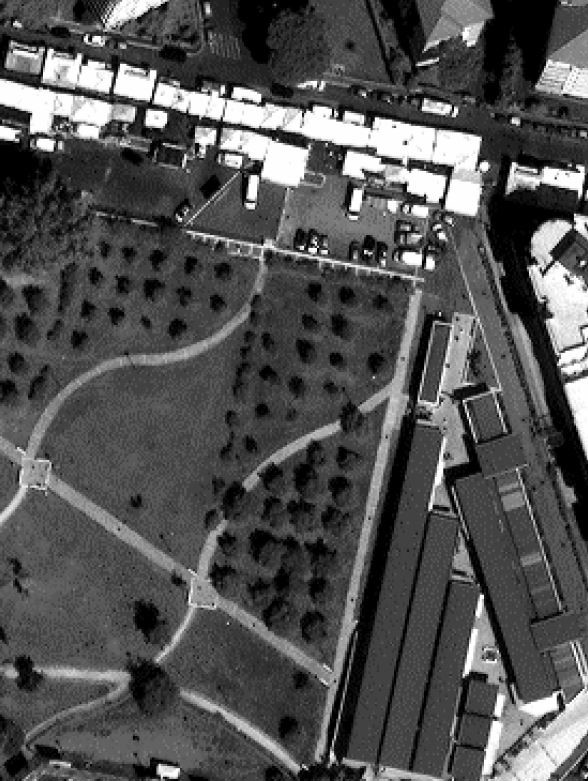
#> input picture HW5/Q2/Q2.jpg, 588 x 781 px
$ python mip_hw5_q2_98102527.py
#> lines starting #> are read from the running program, lines starting #| are printed output that depends on the picture; long printed decimals are rounded
# -*- coding: utf-8 -*-
"""MIP_HW5_Q2_98102527.ipynb

Automatically generated by Colaboratory.

Original file is located at
    https://colab.research.google.com/drive/1FgMZt5pTeyOH6riP90HRm0nAMNnFszW0

## Import Libraries
"""

import cv2
import numpy as np
import matplotlib.pyplot as plt
from skimage.feature import graycomatrix, graycoprops

"""## GLCM from scrtch (angle=0, distance=1)"""

def calc_glcm(image, level=256, distance=1):
    glcm = np.zeros((level, level))
    for i in range(gray_image.shape[1]-distance):
        for j in range(gray_image.shape[0]):
            this_level = gray_image[j, i]
            next_level = gray_image[j, i+distance]
            glcm[this_level, next_level] += 1
    return glcm

image = cv2.imread('Q2.jpg')
#> image is the input picture: shape (781, 588, 3); min 0, max 255, mean 82.8
gray_image = cv2.cvtColor(image, cv2.COLOR_BGR2GRAY)
glcm = calc_glcm(gray_image)
#> after the loop in calc_glcm, `for i in range(gray_image.shape[1]-distance):`:
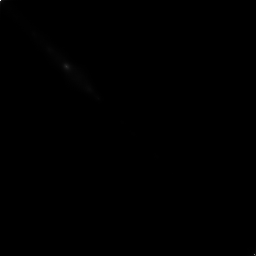
#> glcm: shape (256, 256) float64; min 0, max 9587, mean 7; drawn with min black and max white

plt.figure(figsize=(8, 8))
plt.subplot(1, 2, 1)
plt.imshow(glcm)
plt.title('GLCM Matrix')
plt.subplot(1, 2, 2)
log_glcm = glcm.copy()
log_glcm[glcm == 0] = 1e-9
log_glcm = np.log(log_glcm)
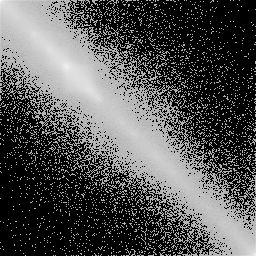
#> log_glcm: shape (256, 256) float64; min -20.72, max 9.17, mean -10.9; drawn with min black and max white
plt.imshow(log_glcm)
plt.title('Log-GLCM Matrix')
plt.show()
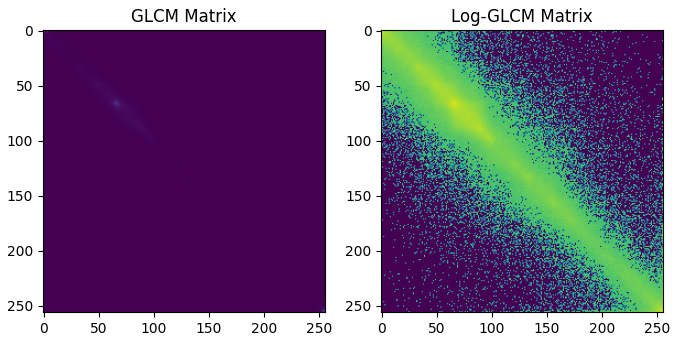
#> figure drawn by matplotlib, 2 panels

glcm = glcm[:, :, np.newaxis, np.newaxis]
homogeneity = graycoprops(glcm, 'homogeneity')
#> homogeneity = [0.191]
dissimilarity = graycoprops(glcm, 'dissimilarity')
#> dissimilarity = [9.37]
contrast = graycoprops(glcm, 'contrast')
#> contrast = [320.2]
asm = graycoprops(glcm, 'ASM')
#> asm = [0.000946]
correlation = graycoprops(glcm, 'correlation')
#> correlation = [0.957]
energy = graycoprops(glcm, 'energy')
#> energy = [0.0308]

print('Homogeneity:', homogeneity)
#| Homogeneity: [[0.1911]]
print('Dissimilarity:', dissimilarity)
#| Dissimilarity: [[9.370]]
print('Contrast:', contrast)
#| Contrast: [[320.206]]
print('ASM:', asm)
#| ASM: [[0.0009456]]
print('Correlation:', correlation)
#| Correlation: [[0.9573]]
print('Energy:', energy)
#| Energy: [[0.03075]]

"""## GLCM with Built-in Functions (angle=[0, pi/2, pi, 3*pi/3])"""

distance = [1]
angles = [0, np.pi/2, np.pi, 3*np.pi/2] # right, up, left, dowm

glcm = graycomatrix(gray_image, distances=distance, angles=angles, levels=256, symmetric=False)

pos = ['right', 'up', 'left', 'down']
plt.figure(figsize=(10, 6))
for i in range(4):
    local_glcm = glcm[:, :, 0, i].copy()
    local_log_glcm = local_glcm.copy()
    local_log_glcm = np.log(local_log_glcm + 1e-9)
    plt.subplot(2, 4, i+1)
    plt.imshow(local_glcm)
    plt.title('GLCM, ' + pos[i])
    plt.subplot(2, 4, 4+i+1)
    plt.imshow(local_log_glcm)
    plt.title('Log-GLCM, ' + pos[i])
#> this loop made 4 passes
#> pass 2, `local_log_glcm = np.log(local_log_glcm + 1e-9)`:
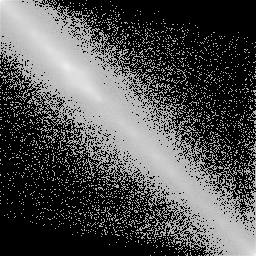
#> local_log_glcm: shape (256, 256) float64; min -20.72, max 9.26, mean -11.29; drawn with min black and max white

homogeneity = graycoprops(glcm, 'homogeneity')
#> homogeneity = [[0.191, 0.208, 0.191, 0.208]]
dissimilarity = graycoprops(glcm, 'dissimilarity')
#> dissimilarity = [[9.37, 8.4, 9.37, 8.4]]
contrast = graycoprops(glcm, 'contrast')
#> contrast = [[320.2, 267.8, 320.2, 267.8]]
asm = graycoprops(glcm, 'ASM')
#> asm = [[0.000946, 0.00108, 0.000946, 0.00108]]
correlation = graycoprops(glcm, 'correlation')
#> correlation = [[0.957, 0.964, 0.957, 0.964]]
energy = graycoprops(glcm, 'energy')
#> energy = [[0.0308, 0.0329, 0.0308, 0.0329]]

print('Homogeneity:', homogeneity)
#| Homogeneity: [[0.1911 0.2077 0.1911 0.2077]]
print('Dissimilarity:', dissimilarity)
#| Dissimilarity: [[9.370 8.398  9.370 8.398 ]]
print('Contrast:', contrast)
#| Contrast: [[320.206 267.773 320.206 267.773]]
print('ASM:', asm)
#| ASM: [[0.0009456  0.001083 0.0009456  0.001083]]
print('Correlation:', correlation)
#| Correlation: [[0.9573 0.9643 0.9573 0.9643]]
print('Energy:', energy)
#| Energy: [[0.03075  0.03291 0.03075  0.03291]]
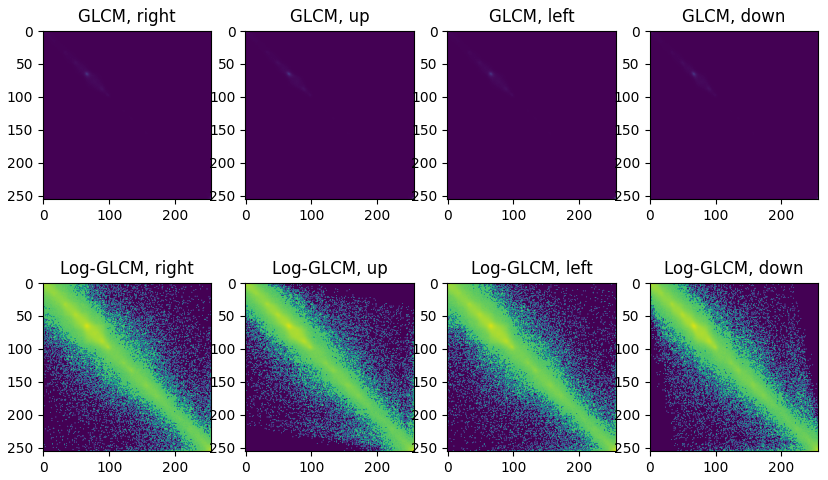
#> figure drawn by matplotlib, 8 panels
